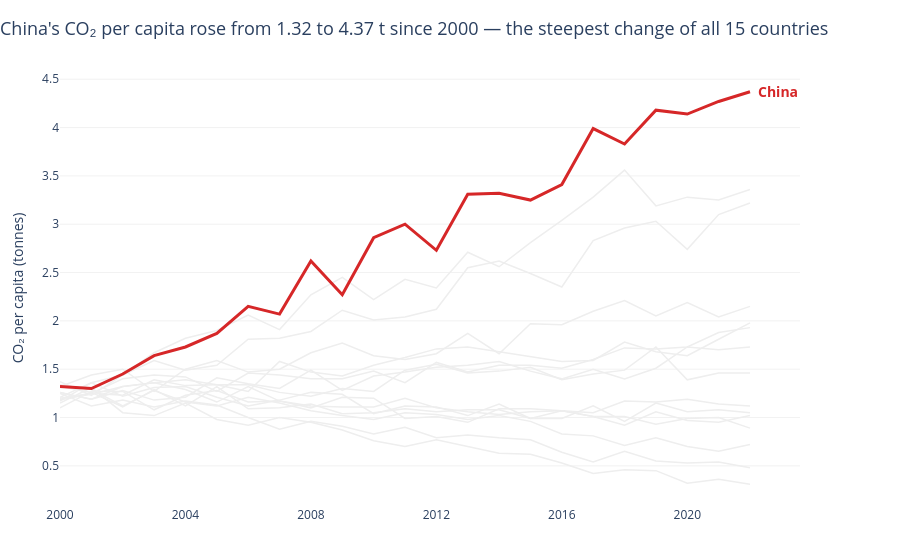

Notebook code cell kept with this figure:
### Code cell
# ---- Task 1: CO2 per capita, all 15 countries ----
per_cap = df.pivot(index='Year', columns='Country', values='CO2_per_capita')
start, end = per_cap.iloc[0], per_cap.iloc[-1]
change = end - start

# Highlight the country with the biggest change over the period
hl1 = change.abs().idxmax()
direction = 'rose' if change[hl1] > 0 else 'fell'
title1 = (f"{hl1}'s CO₂ per capita {direction} from {start[hl1]:.2f} to {end[hl1]:.2f} t "
          f"since 2000 — the steepest change of all {df['Country'].nunique()} countries")

fig1 = highlight_line_chart(df, 'CO2_per_capita', hl1,
                            'CO₂ per capita (tonnes)', title1)
fig1.show()

### Figure 1 — Plotly figure (JSON) as saved in the notebook; plotly's stock layout.template omitted (floating-point values rounded to 4 significant figures)
{"data": [{"hoverinfo": "skip", "line": {"color": "#EEEEEE", "width": 1.5}, "mode": "lines", "showlegend": false, "type": "scatter", "x": [2000, 2001, 2002, 2003, 2004, 2005, 2006, 2007, 2008, 2009, 2010, 2011, 2012, 2013, 2014, 2015, 2016, 2017, 2018, 2019, 2020, 2021, 2022], "y": [1.26, 1.19, 1.28, 1.18, 1.21, 1.41, 1.35, 1.3, 1.49, 1.28, 1.43, 1.47, 1.52, 1.54, 1.58, 1.48, 1.4, 1.5, 1.4, 1.51, 1.73, 1.7, 1.73]}, {"hoverinfo": "skip", "line": {"color": "#EEEEEE", "width": 1.5}, "mode": "lines", "showlegend": false, "type": "scatter", "x": [2000, 2001, 2002, 2003, 2004, 2005, 2006, 2007, 2008, 2009, 2010, 2011, 2012, 2013, 2014, 2015, 2016, 2017, 2018, 2019, 2020, 2021, 2022], "y": [1.26, 1.19, 1.32, 1.36, 1.39, 1.34, 1.27, 1.58, 1.47, 1.43, 1.54, 1.62, 1.71, 1.73, 1.68, 1.63, 1.58, 1.59, 1.78, 1.68, 1.64, 1.81, 1.98]}, {"hoverinfo": "skip", "line": {"color": "#EEEEEE", "width": 1.5}, "mode": "lines", "showlegend": false, "type": "scatter", "x": [2000, 2001, 2002, 2003, 2004, 2005, 2006, 2007, 2008, 2009, 2010, 2011, 2012, 2013, 2014, 2015, 2016, 2017, 2018, 2019, 2020, 2021, 2022], "y": [1.17, 1.36, 1.22, 1.31, 1.32, 1.21, 1.12, 1.18, 1.26, 1.24, 1.04, 1.12, 1.11, 1.02, 1.14, 0.99, 0.99, 1.12, 0.96, 1.15, 1.06, 1.08, 1.05]}, {"hoverinfo": "skip", "line": {"color": "#EEEEEE", "width": 1.5}, "mode": "lines", "showlegend": false, "type": "scatter", "x": [2000, 2001, 2002, 2003, 2004, 2005, 2006, 2007, 2008, 2009, 2010, 2011, 2012, 2013, 2014, 2015, 2016, 2017, 2018, 2019, 2020, 2021, 2022], "y": [1.34, 1.29, 1.12, 1.28, 1.16, 1.12, 1.21, 1.15, 1.07, 1.02, 0.98, 1.05, 1.03, 0.98, 1.02, 0.96, 0.83, 0.81, 0.71, 0.79, 0.7, 0.65, 0.72]}, {"hoverinfo": "skip", "line": {"color": "#EEEEEE", "width": 1.5}, "mode": "lines", "showlegend": false, "type": "scatter", "x": [2000, 2001, 2002, 2003, 2004, 2005, 2006, 2007, 2008, 2009, 2010, 2011, 2012, 2013, 2014, 2015, 2016, 2017, 2018, 2019, 2020, 2021, 2022], "y": [1.25, 1.12, 1.18, 1.11, 1.17, 1.13, 1, 0.88, 0.96, 0.91, 0.83, 0.9, 0.79, 0.82, 0.79, 0.77, 0.64, 0.54, 0.65, 0.55, 0.53, 0.54, 0.48]}, {"hoverinfo": "skip", "line": {"color": "#EEEEEE", "width": 1.5}, "mode": "lines", "showlegend": false, "type": "scatter", "x": [2000, 2001, 2002, 2003, 2004, 2005, 2006, 2007, 2008, 2009, 2010, 2011, 2012, 2013, 2014, 2015, 2016, 2017, 2018, 2019, 2020, 2021, 2022], "y": [1.21, 1.36, 1.44, 1.67, 1.82, 1.9, 2.06, 1.91, 2.27, 2.45, 2.22, 2.43, 2.34, 2.71, 2.56, 2.81, 3.04, 3.28, 3.56, 3.19, 3.28, 3.25, 3.36]}, {"hoverinfo": "skip", "line": {"color": "#EEEEEE", "width": 1.5}, "mode": "lines", "showlegend": false, "type": "scatter", "x": [2000, 2001, 2002, 2003, 2004, 2005, 2006, 2007, 2008, 2009, 2010, 2011, 2012, 2013, 2014, 2015, 2016, 2017, 2018, 2019, 2020, 2021, 2022], "y": [1.37, 1.23, 1.44, 1.59, 1.49, 1.54, 1.81, 1.82, 1.89, 2.11, 2.01, 2.04, 2.12, 2.55, 2.62, 2.49, 2.35, 2.83, 2.96, 3.03, 2.74, 3.1, 3.22]}, {"hoverinfo": "skip", "line": {"color": "#EEEEEE", "width": 1.5}, "mode": "lines", "showlegend": false, "type": "scatter", "x": [2000, 2001, 2002, 2003, 2004, 2005, 2006, 2007, 2008, 2009, 2010, 2011, 2012, 2013, 2014, 2015, 2016, 2017, 2018, 2019, 2020, 2021, 2022], "y": [1.1, 1.27, 1.27, 1.08, 1.23, 1.28, 1.16, 1.17, 1.1, 1.21, 1.2, 0.99, 1.01, 0.95, 1.09, 1.09, 1.07, 1.01, 1.01, 0.93, 0.99, 1, 0.89]}, {"hoverinfo": "skip", "line": {"color": "#EEEEEE", "width": 1.5}, "mode": "lines", "showlegend": false, "type": "scatter", "x": [2000, 2001, 2002, 2003, 2004, 2005, 2006, 2007, 2008, 2009, 2010, 2011, 2012, 2013, 2014, 2015, 2016, 2017, 2018, 2019, 2020, 2021, 2022], "y": [1.18, 1.25, 1.4, 1.44, 1.42, 1.27, 1.46, 1.44, 1.4, 1.4, 1.48, 1.36, 1.57, 1.47, 1.54, 1.54, 1.51, 1.6, 1.72, 1.71, 1.73, 1.88, 1.93]}, {"hoverinfo": "skip", "line": {"color": "#EEEEEE", "width": 1.5}, "mode": "lines", "showlegend": false, "type": "scatter", "x": [2000, 2001, 2002, 2003, 2004, 2005, 2006, 2007, 2008, 2009, 2010, 2011, 2012, 2013, 2014, 2015, 2016, 2017, 2018, 2019, 2020, 2021, 2022], "y": [1.19, 1.24, 1.32, 1.36, 1.29, 1.16, 1.32, 1.17, 1.12, 1.11, 1.11, 1.2, 1.1, 1.06, 1.03, 1.06, 1.07, 1.05, 1.17, 1.16, 1.19, 1.14, 1.12]}, {"hoverinfo": "skip", "line": {"color": "#EEEEEE", "width": 1.5}, "mode": "lines", "showlegend": false, "type": "scatter", "x": [2000, 2001, 2002, 2003, 2004, 2005, 2006, 2007, 2008, 2009, 2010, 2011, 2012, 2013, 2014, 2015, 2016, 2017, 2018, 2019, 2020, 2021, 2022], "y": [1.2, 1.25, 1.23, 1.39, 1.33, 1.34, 1.34, 1.26, 1.22, 1.3, 1.27, 1.49, 1.55, 1.46, 1.48, 1.52, 1.39, 1.45, 1.49, 1.73, 1.39, 1.46, 1.46]}, {"hoverinfo": "skip", "line": {"color": "#EEEEEE", "width": 1.5}, "mode": "lines", "showlegend": false, "type": "scatter", "x": [2000, 2001, 2002, 2003, 2004, 2005, 2006, 2007, 2008, 2009, 2010, 2011, 2012, 2013, 2014, 2015, 2016, 2017, 2018, 2019, 2020, 2021, 2022], "y": [1.32, 1.44, 1.5, 1.27, 1.5, 1.59, 1.47, 1.5, 1.67, 1.77, 1.64, 1.6, 1.66, 1.87, 1.66, 1.97, 1.96, 2.1, 2.21, 2.05, 2.19, 2.04, 2.15]}, {"hoverinfo": "skip", "line": {"color": "#EEEEEE", "width": 1.5}, "mode": "lines", "showlegend": false, "type": "scatter", "x": [2000, 2001, 2002, 2003, 2004, 2005, 2006, 2007, 2008, 2009, 2010, 2011, 2012, 2013, 2014, 2015, 2016, 2017, 2018, 2019, 2020, 2021, 2022], "y": [1.15, 1.31, 1.05, 1.02, 1.15, 0.98, 0.92, 1, 0.95, 0.87, 0.76, 0.7, 0.77, 0.7, 0.63, 0.62, 0.53, 0.42, 0.46, 0.45, 0.32, 0.36, 0.31]}, {"hoverinfo": "skip", "line": {"color": "#EEEEEE", "width": 1.5}, "mode": "lines", "showlegend": false, "type": "scatter", "x": [2000, 2001, 2002, 2003, 2004, 2005, 2006, 2007, 2008, 2009, 2010, 2011, 2012, 2013, 2014, 2015, 2016, 2017, 2018, 2019, 2020, 2021, 2022], "y": [1.32, 1.26, 1.11, 1.29, 1.12, 1.32, 1.09, 1.1, 1.14, 1.04, 1.05, 1.09, 1.06, 1.08, 1.08, 0.99, 1.07, 1.01, 0.92, 1.06, 0.97, 0.95, 1.02]}, {"line": {"color": "#D62728", "width": 3}, "mode": "lines", "name": "China", "showlegend": false, "type": "scatter", "x": [2000, 2001, 2002, 2003, 2004, 2005, 2006, 2007, 2008, 2009, 2010, 2011, 2012, 2013, 2014, 2015, 2016, 2017, 2018, 2019, 2020, 2021, 2022], "y": [1.32, 1.3, 1.45, 1.64, 1.73, 1.87, 2.15, 2.07, 2.62, 2.27, 2.86, 3, 2.73, 3.31, 3.32, 3.25, 3.41, 3.99, 3.83, 4.18, 4.14, 4.27, 4.37]}], "layout": {"annotations": [{"font": {"color": "#D62728", "size": 14}, "showarrow": false, "text": "<b>China</b>", "x": 2022, "xanchor": "left", "xshift": 6, "y": 4.37}], "hovermode": "x unified", "margin": {"b": 40, "l": 60, "r": 100, "t": 70}, "paper_bgcolor": "white", "plot_bgcolor": "white", "showlegend": false, "title": {"font": {"size": 18}, "text": "China's CO₂ per capita rose from 1.32 to 4.37 t since 2000 — the steepest change of all 15 countries", "x": 0}, "xaxis": {"dtick": 4, "showgrid": false, "tickmode": "linear", "title": {"text": ""}}, "yaxis": {"gridcolor": "#F2F2F2", "title": {"text": "CO₂ per capita (tonnes)"}, "zeroline": false}}}
